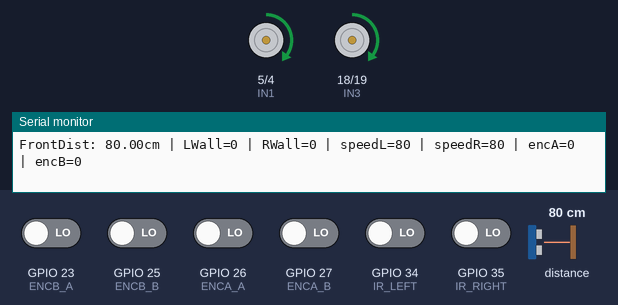
A sketch run on a simulated ESP32. Parts: motor-driver pin pairs drawn as motors (green arrow = first pin HIGH = forward, orange = second pin HIGH = backward, longer = more drive, scaled by the enable pin), the last lines printed to the serial monitor. The inputs (shaded band) are chosen by the test bench; at power-on: GPIO 23 (ENCB_A), GPIO 25 (ENCB_B), GPIO 26 (ENCA_A), GPIO 27 (ENCA_B), GPIO 34 (IR_LEFT), GPIO 35 (IR_RIGHT) LOW, distance to the obstacle 80 cm.

Above: at 1.2 s.
1.3 s: distance to the obstacle set to 21 cm
2.8 s: distance to the obstacle set to 17 cm
At 3.22 s:
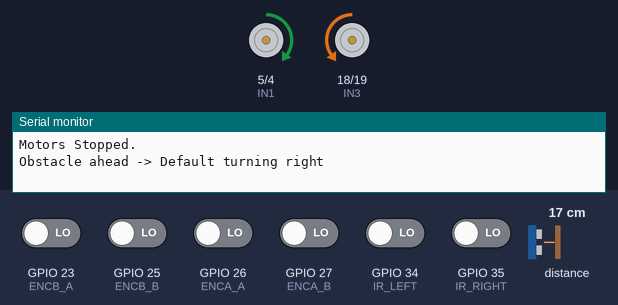
5.8 s: GPIO 35 (IR_RIGHT) driven HIGH
8.8 s: GPIO 35 (IR_RIGHT) driven LOW
At 8.93 s:
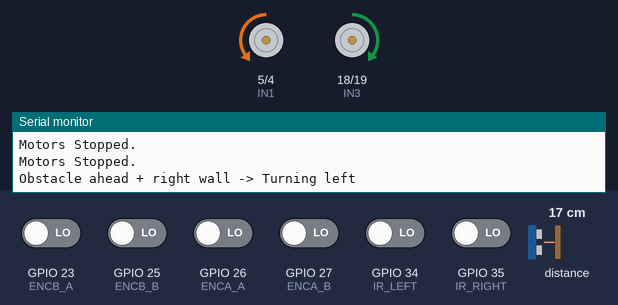
11.8 s: GPIO 34 (IR_LEFT) driven HIGH
14.8 s: distance to the obstacle set to 35 cm
Timing chart, 0 to 17.4 s (numbered marks = the images above; inputs shaded):
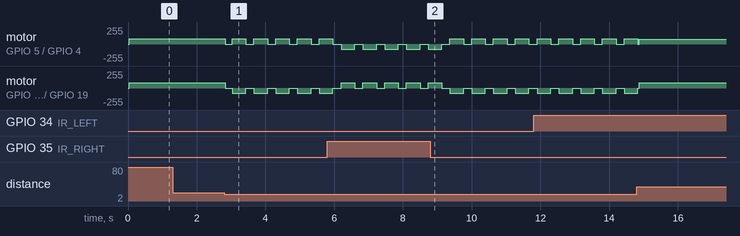

Measured:
- the behaviour switches between 20 and 19 cm on distance to the obstacle (found by bisection; images 0 and 1)
- after the input at 2.8 s, motor on GPIO 5 (IN1) / GPIO 4 (IN2): alternates forward 80/255 for 0.40 s and stopped for 0.23 s, starting at once; motor on GPIO 18 (IN3) / GPIO 19 (IN4): alternates backward 80/255 for 0.40 s and stopped for 0.23 s, starting at once

The sketch:

micromouse_maze_solver.ino
```cpp
#include <Wire.h>
#include <VL53L0X.h>

/*******************************************************
 * PIN DEFINITIONS
 *******************************************************/
#define IN1 5
#define IN2 4
#define IN3 18
#define IN4 19
#define ENA 12
#define ENB 13

#define IR_LEFT 34
#define IR_RIGHT 35

#define ENCA_A 26
#define ENCA_B 27
#define ENCB_A 23
#define ENCB_B 25

VL53L0X lidar; // LiDAR sensor object

/*******************************************************
 * ENCODER VARIABLES & INTERRUPTS
 *******************************************************/
volatile long pulseCountA = 0;
volatile long pulseCountB = 0;

// Interrupts to track encoder pulses for left motor
void IRAM_ATTR encoderAInterrupt() {
  if (digitalRead(ENCA_B)) pulseCountA++;
  else                     pulseCountA--;
}

void IRAM_ATTR encoderBInterrupt() {
  if (digitalRead(ENCA_A)) pulseCountA--;
  else                     pulseCountA++;
}

// Interrupts to track encoder pulses for right motor
void IRAM_ATTR encoderCInterrupt() {
  if (digitalRead(ENCB_B)) pulseCountB++;
  else                     pulseCountB--;
}

void IRAM_ATTR encoderDInterrupt() {
  if (digitalRead(ENCB_A)) pulseCountB--;
  else                     pulseCountB++;
}

/*******************************************************
 * MOTOR CONTROL FUNCTIONS
 *******************************************************/

// Drive both motors forward with independent speeds
void drive(int speedLeft, int speedRight) {
  digitalWrite(IN1, HIGH);
  digitalWrite(IN2, LOW);
  digitalWrite(IN3, HIGH);
  digitalWrite(IN4, LOW);
  analogWrite(ENA, speedLeft);
  analogWrite(ENB, speedRight);
}

// Stop all motors
void stopMotors() {
  digitalWrite(IN1, LOW);
  digitalWrite(IN2, LOW);
  digitalWrite(IN3, LOW);
  digitalWrite(IN4, LOW);
  analogWrite(ENA, 0);
  analogWrite(ENB, 0);
  Serial.println("Motors Stopped.");
}

// Turn left in place
void turnLeft() {
  digitalWrite(IN1, LOW);
  digitalWrite(IN2, HIGH);
  digitalWrite(IN3, HIGH);
  digitalWrite(IN4, LOW);
  analogWrite(ENA, 80);
  analogWrite(ENB, 80);
}

// Turn right in place
void turnRight() {
  digitalWrite(IN1, HIGH);
  digitalWrite(IN2, LOW);
  digitalWrite(IN3, LOW);
  digitalWrite(IN4, HIGH);
  analogWrite(ENA, 80);
  analogWrite(ENB, 80);
}

// Turn left by 90 degrees (calibrated with delay)
void turnLeft90() {
  turnLeft();
  delay(400);  // Adjust timing as needed
  stopMotors();
}

// Turn right by 90 degrees
void turnRight90() {
  turnRight();
  delay(400);  // Adjust timing as needed
  stopMotors();
}

/*******************************************************
 * SETUP
 *******************************************************/
void setup() {
  Serial.begin(115200);

  // Motor pins
  pinMode(IN1, OUTPUT);
  pinMode(IN2, OUTPUT);
  pinMode(IN3, OUTPUT);
  pinMode(IN4, OUTPUT);
  pinMode(ENA, OUTPUT);
  pinMode(ENB, OUTPUT);

  // IR sensors
  pinMode(IR_LEFT, INPUT);
  pinMode(IR_RIGHT, INPUT);

  // Encoder pins
  pinMode(ENCA_A, INPUT);
  pinMode(ENCA_B, INPUT);
  pinMode(ENCB_A, INPUT);
  pinMode(ENCB_B, INPUT);

  // Attach encoder interrupts
  attachInterrupt(digitalPinToInterrupt(ENCA_A), encoderAInterrupt, CHANGE);
  attachInterrupt(digitalPinToInterrupt(ENCA_B), encoderBInterrupt, CHANGE);
  attachInterrupt(digitalPinToInterrupt(ENCB_A), encoderCInterrupt, CHANGE);
  attachInterrupt(digitalPinToInterrupt(ENCB_B), encoderDInterrupt, CHANGE);

  // Initialize LiDAR
  Wire.begin();
  lidar.init();
  lidar.setTimeout(500);

  Serial.println("Setup complete. Robot starting...");
}

/*******************************************************
 * MAIN LOOP (Real-Time Maze Adaptation)
 *******************************************************/
void loop() {
  int distanceMM = lidar.readRangeSingleMillimeters();
  float distanceCM = distanceMM / 10.0;

  bool leftWall  = digitalRead(IR_LEFT);  // 1 = wall close on left
  bool rightWall = digitalRead(IR_RIGHT); // 1 = wall close on right

  int baseSpeed = 80;
  int speedLeft = baseSpeed;
  int speedRight = baseSpeed;

  // Encoder feedback correction for straight motion
  long error = pulseCountA - pulseCountB;
  int correction = abs(error) / 2;

  if (error > 0) {
    speedRight -= correction;
  } else if (error < 0) {
    speedLeft -= correction;
  }

  // Obstacle detected ahead
  if (distanceCM < 20) {
    stopMotors();
    delay(200);

    if (leftWall && !rightWall) {
      Serial.println("Obstacle ahead + left wall -> Turning right");
      turnRight90();
    } else if (rightWall && !leftWall) {
      Serial.println("Obstacle ahead + right wall -> Turning left");
      turnLeft90();
    } else {
      Serial.println("Obstacle ahead -> Default turning right");
      turnRight90();
    }
    return;
  }

  // Wall following corrections
  if (leftWall) {
    Serial.println("LeftWall detected, nudging right...");
    speedLeft -= 5;
  }
  if (rightWall) {
    Serial.println("RightWall detected, nudging left...");
    speedRight -= 5;
  }

  // Safety limits on speeds
  speedLeft  = constrain(speedLeft, 60, 90);
  speedRight = constrain(speedRight, 60, 90);

  // Drive motors with corrected speeds
  drive(speedLeft, speedRight);

  // Debug output
  Serial.print("FrontDist: ");
  Serial.print(distanceCM);
  Serial.print("cm | LWall=");
  Serial.print(leftWall);
  Serial.print(" | RWall=");
  Serial.print(rightWall);
  Serial.print(" | speedL=");
  Serial.print(speedLeft);
  Serial.print(" | speedR=");
  Serial.print(speedRight);
  Serial.print(" | encA=");
  Serial.print(pulseCountA);
  Serial.print(" | encB=");
  Serial.println(pulseCountB);

  delay(50);  // Short loop delay
}
```
